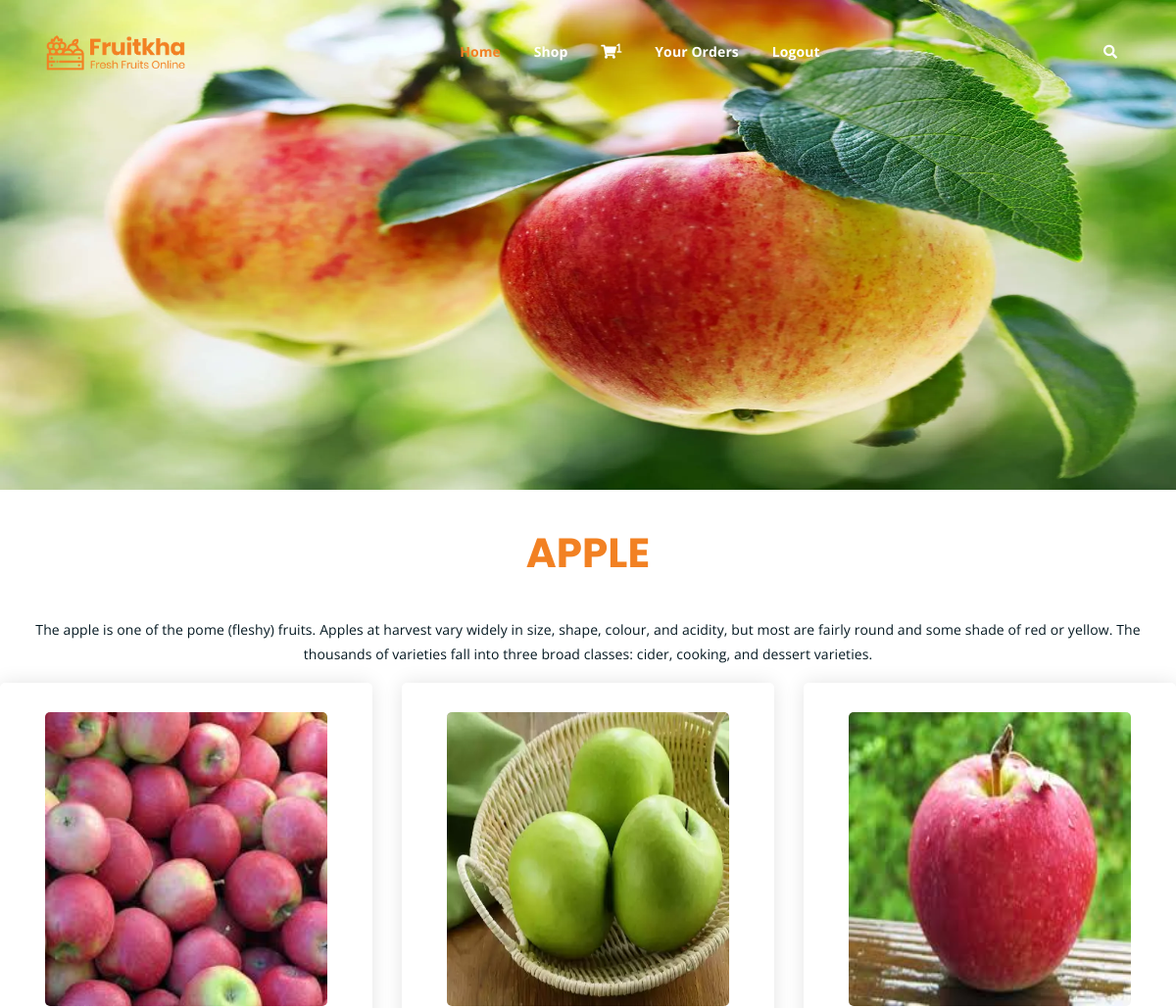
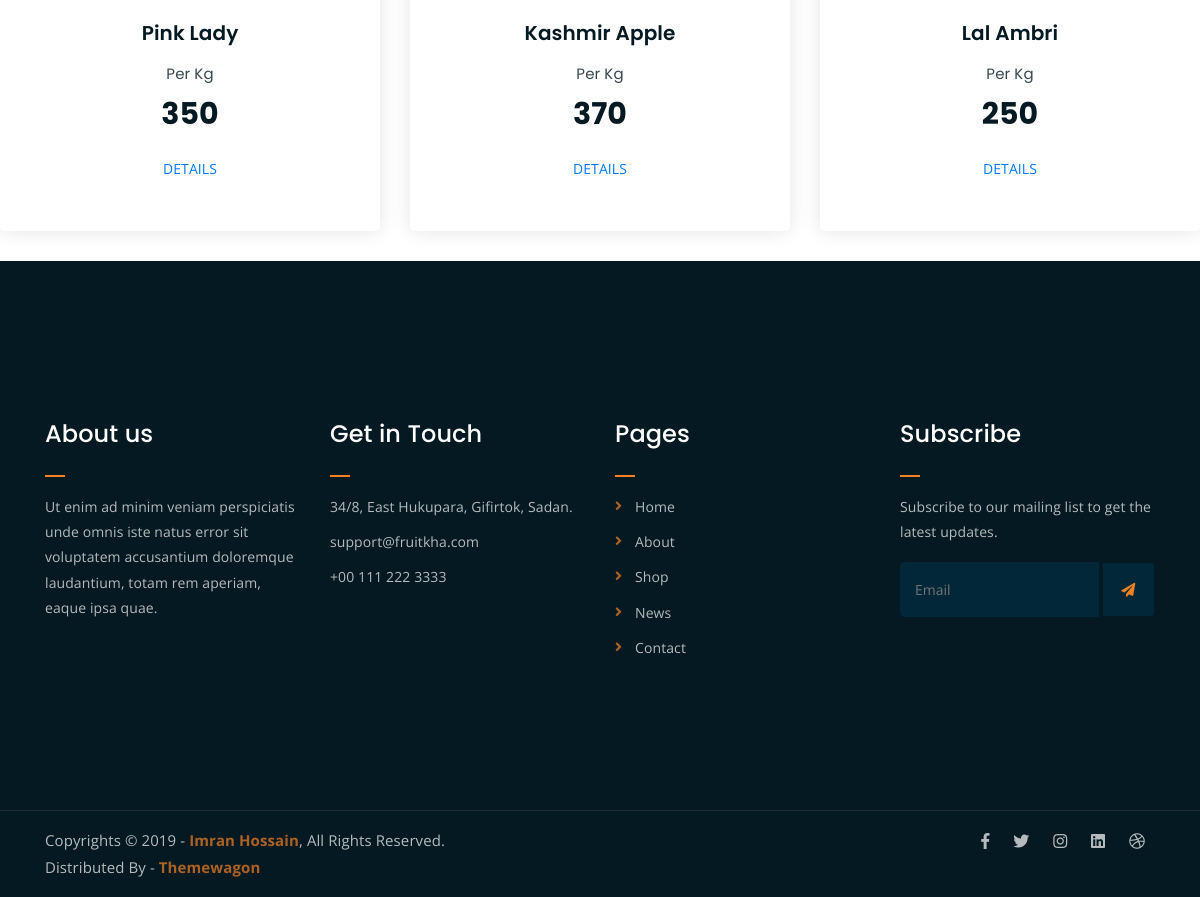
/product/1 (signed in), run on the app's committed database (2 pictures, top to bottom).
### shop/models.py (models this page shows, shortened)
class Category(models.Model):
    name=models.CharField(max_length=30)
    desc=models.TextField()
    image=models.ImageField(upload_to="categories")

class Product(models.Model):
    name=models.CharField(max_length=20)
    image=models.ImageField(upload_to="product")
    desc=models.TextField()
    price=models.IntegerField()
    stock=models.IntegerField()
    available=models.BooleanField(default=True)
    created=models.DateTimeField(auto_now_add=True)  #one time
    updated=models.DateTimeField(auto_now=True)       # Each time we update record
    category=models.ForeignKey(Category,on_delete=models.CASCADE)    # foreign key Reference to category table

### shop/views.py (the view)
# urls.py: path('product/<int:i>', views.product, name='product'),
@login_required()
def product(request,i):
    c=Category.objects.get(id=i)
    p=Product.objects.filter(category=c)
    context={'cat':c,'pro':p}
    return render(request,'product.html',context)

### cart/context_processors.py (called while the page is built)
def count_items(request):
    count=0
    if request.user.is_authenticated: # if user is authenticated
        u=request.user
        c=Cart.objects.filter(user=u)
        for i in c:
            count+=i.quantity
    return {'count':count}

### shop/context_processors.py (called while the page is built)
def links(request):
    c=Category.objects.all()
    return {'links':c}

### template/product.html
{% extends 'base.html' %}
{% load static %}
{% block content %}
<div class="container=fluid">
  <img src="{{cat.image.url}}" height="500px" width="100%" >
</div>
						<h2 class="text-center orange-text m-5">{{cat.name}}</h2>
						<p class="text-center">{{cat.desc}}</p>
<div class="row">
				{% for i in pro %}
				<div class="col-lg-4 col-md-6 text-center">
					<div class="single-product-item">
						<div class="product-image">
							<a href="#"><img src="{{i.image.url}}" height="300px" width="100%" alt=""></a>
							</div>
						<h3>{{i.name}}</h3>
						<p class="product-price"><span>Per Kg</span>{{i.price}} </p>
                        <div class="mask-icon">
								<a class="cart" href="{% url 'shop:detail' i.id %}">DETAILS</a>
						</div>
					</div>
				</div>
		{%  endfor %}
</div>
	{% endblock %}

### template/base.html (shortened to what this page needs)
<!DOCTYPE html>
{% load static %}
<html lang="en">
<head>
	<link rel="stylesheet" href="https://cdnjs.cloudflare.com/ajax/libs/font-awesome/6.6.0/css/all.min.css" />
	<link rel="stylesheet" href="{% static  'assets/css/all.min.css' %}">
	<link rel="stylesheet" href="{% static 'assets/bootstrap/css/bootstrap.min.css' %}">
	<link rel="stylesheet" href="{% static 'assets/css/owl.carousel.css' %}">
	<link rel="stylesheet" href="{% static 'assets/css/magnific-popup.css' %}">
	<link rel="stylesheet" href="{% static 'assets/css/animate.css' %} ">
	<link rel="stylesheet" href="{% static 'assets/css/meanmenu.min.css' %}">
	<link rel="stylesheet" href="{% static 'assets/css/main.css' %}">
	<link rel="stylesheet" href="{% static 'assets/css/responsive.css' %}">
</head>
<body>
	<div class="top-header-area" id="sticker">
		<div class="container">
			<div class="row">
				<div class="col-lg-12 col-sm-12 text-center">
					<div class="main-menu-wrap">
						<div class="site-logo">
							<a href="index.html">
								<img src="{% static 'assets/img/logo.png' %}" alt="">
							</a>
						</div>
						<nav class="main-menu">
							<ul>
								<li class="current-list-item"><a href="{% url 'shop:catagory' %}">Home</a>
								</li>
								{% if user.is_authenticated %}
								    {% if user.is_superuser %}
								        <li class="nav-item"><a class="nav-link" href="{% url 'shop:add_category' %}">Add Categories</a></li>
								        <li class="nav-item"><a class="nav-link" href="{% url 'shop:add_product' %}">Add Product</a></li>
								    {% else %}
								<li><a href="#">Shop</a>
								</li>
                                     <li>
									   <div class="header-icons">
										<a class="shopping-cart" href="{% url 'cart:cartview' %}"><i class="fas fa-shopping-cart"><sup>{{count}}</sup></i></a>
									   </div>
								     </li>
								     {% endif %}
								 <li class="nav-item"><a class="nav-link" href="{% url 'cart:orderview' %}">Your Orders</a></li>
								        <li><a href="{% url 'shop:logout' %}">Logout</a></li>
								{% endif %}
								<li>
								<div class="header-icons">
								<a href="{% url 'search:search' %}"><i class="fas fa-search"></i></a>
									</div></li>
                      </ul>
						</nav>
					</div>
				</div>
			</div>
		</div>
	</div>
	{% block content %}
    {% endblock %}
	<div class="footer-area">
		<div class="container">
			<div class="row">
				<div class="col-lg-3 col-md-6">
					<div class="footer-box about-widget">
						<h2 class="widget-title">About us</h2>
						<p>Ut enim ad minim veniam perspiciatis unde omnis iste natus error sit voluptatem accusantium doloremque laudantium, totam rem aperiam, eaque ipsa quae.</p>
					</div>
				</div>
				<div class="col-lg-3 col-md-6">
					<div class="footer-box get-in-touch">
						<h2 class="widget-title">Get in Touch</h2>
						<ul>
							<li>34/8, East Hukupara, Gifirtok, Sadan.</li>
							<li>support@fruitkha.com</li>
							<li>+00 111 222 3333</li>
						</ul>
					</div>
				</div>
				<div class="col-lg-3 col-md-6">
					<div class="footer-box pages">
						<h2 class="widget-title">Pages</h2>
						<ul>
							<li><a href="">Home</a></li>
							<li><a href="about.html">About</a></li>
							<li><a href="services.html">Shop</a></li>
							<li><a href="news.html">News</a></li>
							<li><a href="contact.html">Contact</a></li>
						</ul>
					</div>
				</div>
				<div class="col-lg-3 col-md-6">
					<div class="footer-box subscribe">
						<h2 class="widget-title">Subscribe</h2>
						<p>Subscribe to our mailing list to get the latest updates.</p>
						<form action="index.html">
							<input type="email" placeholder="Email">
							<button type="submit"><i class="fas fa-paper-plane"></i></button>
						</form>
					</div>
				</div>
			</div>
		</div>
	</div>
	<div class="copyright">
		<div class="container">
			<div class="row">
				<div class="col-lg-6 col-md-12">
					<p>Copyrights &copy; 2019 - <a href="https://imransdesign.com/">Imran Hossain</a>,  All Rights Reserved.<br>
						Distributed By - <a href="https://themewagon.com/">Themewagon</a>
					</p>
				</div>
				<div class="col-lg-6 text-right col-md-12">
					<div class="social-icons">
						<ul>
							<li><a href="#" target="_blank"><i class="fab fa-facebook-f"></i></a></li>
							<li><a href="#" target="_blank"><i class="fab fa-twitter"></i></a></li>
							<li><a href="#" target="_blank"><i class="fab fa-instagram"></i></a></li>
							<li><a href="#" target="_blank"><i class="fab fa-linkedin"></i></a></li>
							<li><a href="#" target="_blank"><i class="fab fa-dribbble"></i></a></li>
						</ul>
					</div>
				</div>
			</div>
		</div>
	</div>
</body>
</html>

### data on the page
Category: image (picture), name "APPLE", desc "The apple is one of the pome (fleshy) fruits. Apples at harvest vary widely in size, shape, colour, and acidity, but most are fairly round and some shade of red or yellow. The thousands of varieties fall into three broad classes: cider, cooking, and dessert varieties."
Product: image (picture), name "Pink Lady", price "350"
Product: image (picture), name "Kashmir Apple", price "370"
Product: image (picture), name "Lal Ambri", price "250"

### other printed values
{{ count }} "1"
